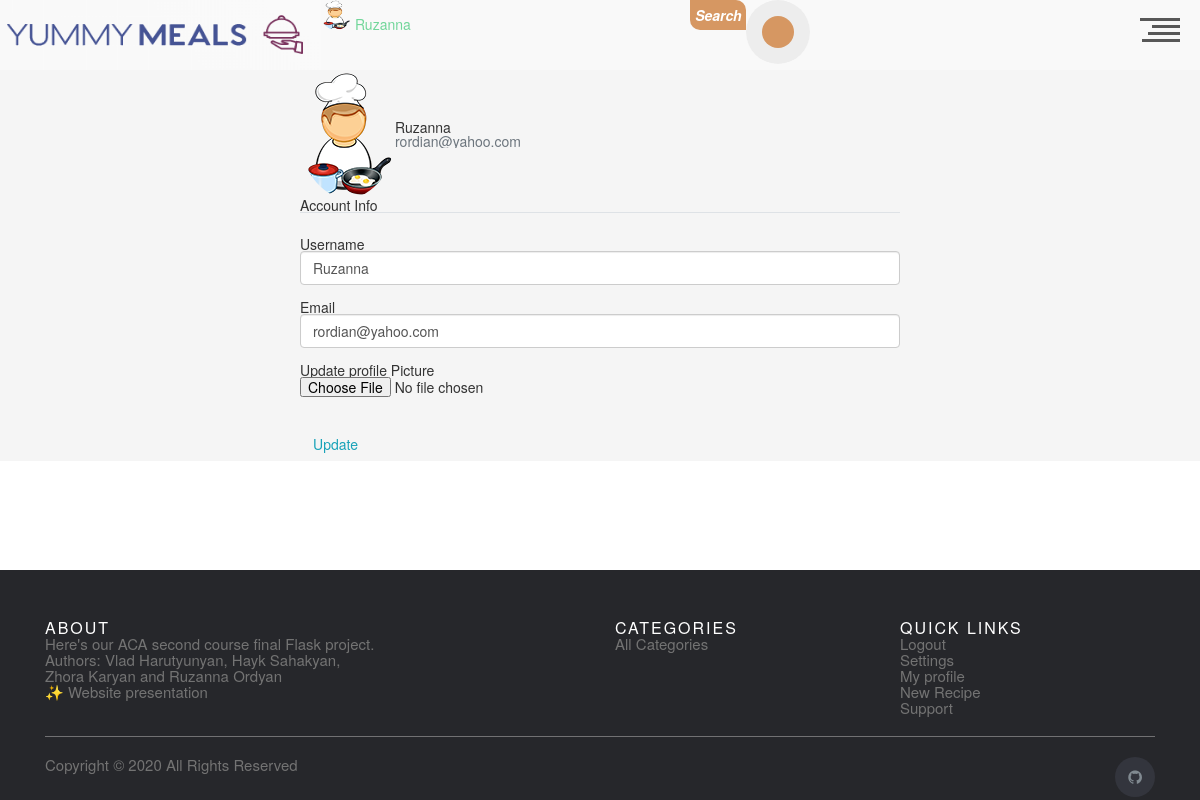
/user/account (signed in), run on the app's committed database.
### app/users/models.py (models this page shows, shortened)
class User(db.Model, UserMixin):
    id = db.Column(db.Integer, primary_key=True)
    username = db.Column(db.String(20), unique=True, nullable=False)
    email = db.Column(db.String(120), unique=True, nullable=False)
    image_file = db.Column(
        db.String(20), nullable=False, default='default.png')
    password = db.Column(db.String(60), nullable=False)
    comment = db.relationship('UserComments', backref='author', lazy=True)
    is_admin = db.Column(db.Boolean, default=False)

### app/users/routes.py (the view)
@users_bp.route('/account', methods=['GET'])
@login_required
def account_get():
    form = UpdateAccountForm()
    form.username.data = current_user.username
    form.email.data = current_user.email
    image_file = url_for(
        'users.static',
        filename=f'profile_pics/{current_user.image_file}')
    return render_template('account.html',
                           title='Account', image_file=image_file, form=form)

### app/users/forms.py (shortened to what this page needs)
class UpdateAccountForm(FlaskForm):
    username = StringField('Username',
                           validators=[DataRequired(), Length(min=2, max=20)]
                           )
    email = StringField('Email',
                        validators=[DataRequired(), Email()]
                        )
    picture = FileField('Update profile Picture',
                        validators=[FileAllowed(['jpg', 'png'])])
    submit = SubmitField('Update')

### app/users/models.py (called while the page is built)
@login_manager.user_loader
def load_user(user_id):
    return User.query.get(int(user_id))

### app/users/templates/account.html (shortened to what this page needs)
{% extends "base.html" %}
{% block content %}
    <div class="content-section" style = "width:50%;margin:0 auto;">
        <div class="media" style = "display: flex;
                                                justify-content: center;
                                                align-items: center;">
            <img class="rounded-circle account-img" src="{{ image_file }}">
            <div class="media-body">
                <h2 class="account-heading">{{ current_user.username }}</h2>
                <p class="text-secondary">{{ current_user.email }}</p>
            </div>
        </div>
            <form method="POST" action="" enctype="multipart/form-data">
                <fieldset class="form-group">
                    <legend class="border-bottom mb-4">Account Info</legend>
                    <div class="form-group">
                        {{ form.username.label(class="form-control-label") }}
                        {% if form.username.errors %}
                            {{ form.username(class="form-control form-control-lg is-invalid") }}
                            <div class="invalid-feedback">
                                {% for error in form.username.errors %}
                                    <span>{{ error }}</span>
                                {% endfor %}
                            </div>
                        {% else %}
                            {{ form.username(class="form-control form-control-lg") }}
                        {% endif %}
                    </div>
                    <div class="form-group">
                        {{ form.email.label(class="form-control-label") }}
                        {% if form.email.errors %}
                            {{ form.email(class="form-control form-control-lg is-invalid") }}
                            <div class="invalid-feedback">
                                {% for error in form.email.errors %}
                                    <span>{{ error }}</span>
                                {% endfor %}
                            </div>
                        {% else %}
                            {{ form.email(class="form-control form-control-lg") }}
                        {% endif %}
                    </div>
                    <div class="form-group">
                        {{ form.picture.label() }}
                        {{ form.picture(class="form-control-file") }}
                    </div>
                </fieldset>
                <div class="form-group">
                    {{ form.submit(class="btn btn-outline-info") }}
                </div>
            </form>
    </div>
{% endblock content %}

### app/index/templates/header.html (shortened to what this page needs)
<link rel="stylesheet" href="{{url_for('index.static',filename='css/header.css') }}">
<header style="display:flex">
  <h1><a style="display:flex;" href="/"><img width="321" height="70", src="{{url_for('index.static' ,  filename='media/Logo2-1.png') }}" ></a></h1>
  <h1>
  {%if current_user.is_authenticated%}
  <img width="30" height="30", src="{{url_for('users.static' ,  filename='profile_pics/'+current_user.image_file) }}" alt="Avatar" class="avatar img-circle">
  	<a href="/user/user_profile/{{current_user.id}}">{{current_user.username}}  </a>
	{%endif%}
  </h1>
<div class="search-form">
<p class="head_search_txt">Search</p>
 <form  method = 'GET' action="{{url_for('meals.meal_search')}}">
    <button style = "outline:none;" class="head_search_btn" type = 'submit'></button>
  </form>
</div>
  <div id="nav-trigger" role="button">
    <div class="line l-01"></div>
    <div class="line l-02"></div>
    <div class="line l-03"></div>
    <div class="line l-04"></div>
  </div>
</header>

### app/index/static/css/base.css (style rules this page uses)
* { margin: 0; padding: 0; outline: none; box-sizing: border-box; }
body { background-color: #ededed; }

### app/index/static/css/header.css (style rules this page uses)
html, div, span, applet, object, iframe, h1, h2, h3, h4, h5, h6, p, blockquote, pre, a, abbr, acronym, address, big, cite, code, del, dfn, em, img, ins, kbd, q, s, samp, small, strike, strong, sub, sup, tt, var, b, u, i, center, dl, dt, dd, ol, ul, li, fieldset, form, label, legend, table, caption, tbody, tfoot, thead, tr, th, td, article, aside, canvas, details, embed, figure, figcaption, footer, header, hgroup, menu, nav, output, ruby, section, summary, time, mark, audio, video { margin: 0; padding: 0; border: 0; font-size: 100%; font: inherit; vertical-align: baseline; }
article, aside, details, figcaption, figure, footer, header, hgroup, menu, nav, section, main { display: block; }
body { line-height: 1; }
html * { -webkit-font-smoothing: antialiased; -moz-osx-font-smoothing: grayscale; }
*, *:after, *:before { -webkit-box-sizing: border-box; -moz-box-sizing: border-box; box-sizing: border-box; }
html, body { height: 100%; }
a { color: #72d69a; text-decoration: none; transition: color .2s ease-out; }
header { position: fixed; top: 0; left: 0; height: 50px; width: 100%; background: #f9f9f9; z-index: 3; -webkit-transform: translateZ(0); -webkit-backface-visibility: hidden; -webkit-transition-property: -webkit-transform; -moz-transition-property: -moz-transform; transition-property: transform; -webkit-transition-duration: 0.4s; -moz-transition-duration: 0.4s; transition-duration: 0.4s; }
@media only screen and (min-width: 768px) { header { height: 70px; } }
#nav-trigger { position: absolute; margin: 10px 10px 0 0; top: auto; right: auto; width: 40px; height: 40px; cursor: pointer; text-align: right; float: right; -moz-transform: rotate(180deg); -webkit-transform: rotate(180deg); -o-transform: rotate(180deg); transform: rotate(180deg); -moz-transition: all 0.4s cubic-bezier(0.19, 1, 0.22, 1); -webkit-transition: all 0.4s cubic-bezier(0.19, 1, 0.22, 1); -o-transition: all 0.4s cubic-bezier(0.19, 1, 0.22, 1); transition: all 0.4s cubic-bezier(0.19, 1, 0.22, 1); right: 10px; top: -8px; }
#nav-trigger .line { height: 3px; width: 100%; margin-bottom: 4px; background: #585858; -moz-transition: all 0.4s cubic-bezier(0.19, 1, 0.22, 1); -webkit-transition: all 0.4s cubic-bezier(0.19, 1, 0.22, 1); -o-transition: all 0.4s cubic-bezier(0.19, 1, 0.22, 1); transition: all 0.4s cubic-bezier(0.19, 1, 0.22, 1); }
#nav-trigger .line.l-01 { width: 95%; }
#nav-trigger .line.l-02 { width: 80%; }
#nav-trigger .line.l-03 { width: 70%; }
#nav-trigger .line.l-04 { width: 100%; }
* { outline: none; border: none; padding: 0; }
.search-form { position: relative; margin: 0 auto 0; width: 300px; display: flex; }
.head_search_txt { background: #d69762; color: #fff; width: 56px; display: flex; text-align: center; font-weight: 600; justify-content: center; align-items: center; height: 30px; border-radius: 0px 10px 0px 10px; font-style: italic; }
.search-form:before { content: ' '; position: absolute; left: 70px; top: 14px; width: 2px; height: 36px; transform: scale(0); z-index: 1; background: #d69762; transition: all 0.5s cubic-bezier(.87, -.41, .19, 1.44); }
.head_search_btn { background: #ededed; position: absolute; height: 100%; border-radius: 50%; width: 64px; height: 64px; transition: all 0.5s cubic-bezier(.87, -.41, .19, 1.44); }
.head_search_btn:after { content: ' '; position: absolute; width: 32px; height: 32px; left: 0; right: 0; transform: translateY(-50%); margin: 0 auto; background: #d69762; border-radius: 50%; }
.head_search_btn:before { content: ' '; position: absolute; width: 24px; height: 24px; left: 0; right: 0; top: 20px; transform: scale(0); transform-origin: left top; margin: 0 auto; background: #ededed; border-radius: 50%; z-index: 1; transition: all 0.8s ease; }

### data on the page
User: image_file (placeholder picture), username "Ruzanna", email "rordian@yahoo.com"
